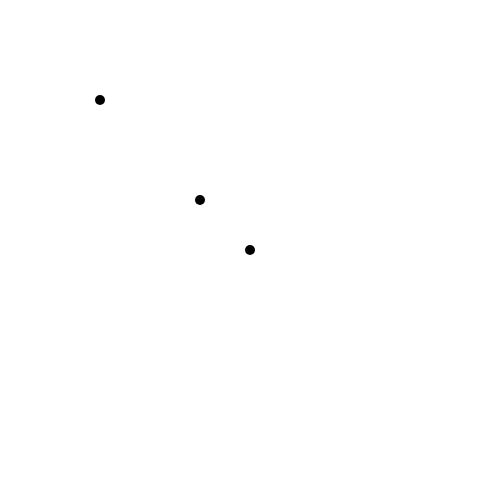
Frame 1 (no input)
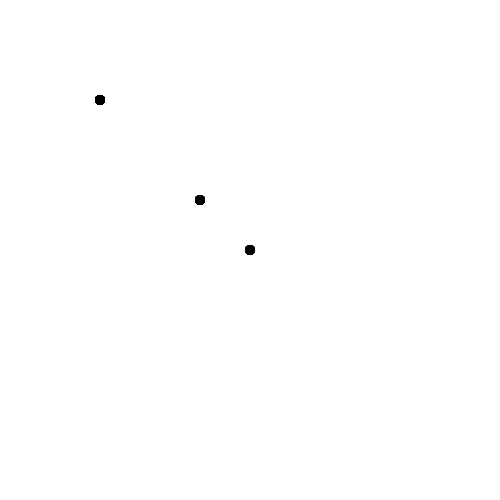
Frame 60 (no input)
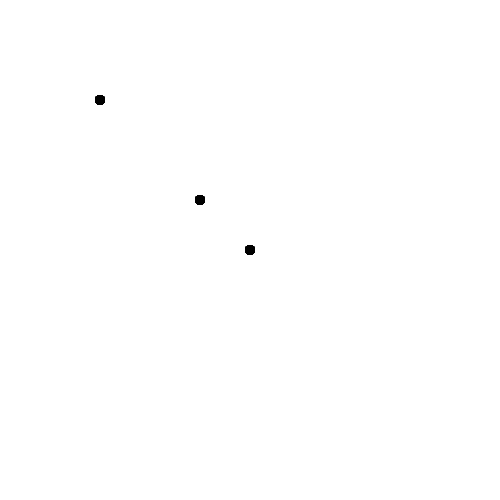
Frame 120 (the mouse pressed at the canvas centre since frame 60)

The p5.js sketch that drew these frames (run headless with seeded random() and noise() and a simulated clock; from frame 60 on, the mouse is pressed at the canvas centre):

// p5.js sketch
// ── sketch.js
function setup() {
  createCanvas(500, 500);
}

function draw() {
  strokeWeight(10);
  point(100, 100);
  point(200, 200);
  point(250, 250);
}
